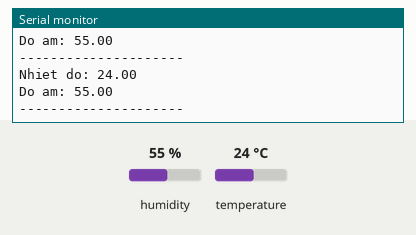
The sketch below on a simulated Arduino Uno, built with avr-gcc and run on an emulated ATmega328P. On the bench: the last lines printed to the serial monitor. The inputs (shaded band) are chosen by the test bench; at power-on: humidity 55 %, temperature 24 °C.

Above: at 2.8 s.
2.9 s: humidity set to 22 %
At 5.5 s:
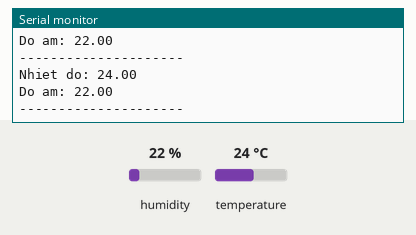
5.6 s: temperature set to 12 °C
At 6.6 s:
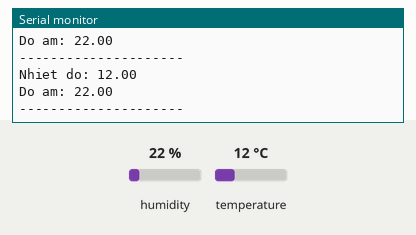
8.3 s: humidity set to 40 %
At 11.0 s:
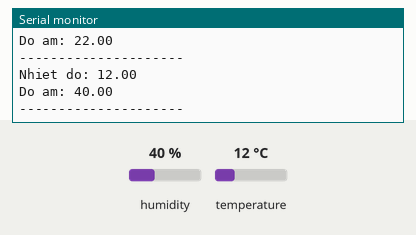
Timing chart, 0 to 12.5 s (numbered marks = the images above; inputs shaded):
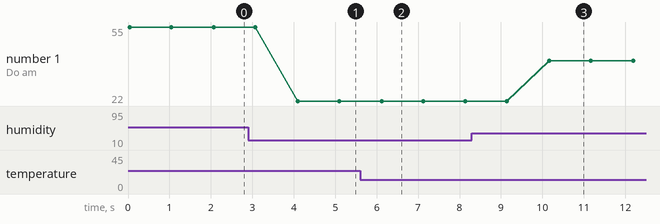

The sketch:

CamBienNhietDoDHT11.ino
```cpp
#include<DHT.h>
const int DHTPIN = 3;
const int DHTTYPE = DHT11;
DHT dht(DHTPIN, DHTTYPE);
void setup() {

  Serial.begin(9600);
  dht.begin();// khoi dong cam bien

}

void loop() {
  float h = dht.readHumidity();  //doc do am
  float t = dht.readTemperature();//doc nhiet do
  Serial.print("Nhiet do: ");
  Serial.println(t);
  Serial.print("Do am: ");
  Serial.println(h);
  Serial.println("---------------------");
  delay(1000);
}
```

Measured:
- after the input at 2.9 s, the serial monitor: prints a new line after 1.2 s (image 1)
- after the input at 5.6 s, the serial monitor: prints a new line after 0.50 s (image 2)
- after the input at 8.3 s, the serial monitor: prints a new line after 1.9 s (image 3)
- plotted number 1: 55 → 22 after the input at 2.9 s, 22 → 40 after the input at 8.3 s
